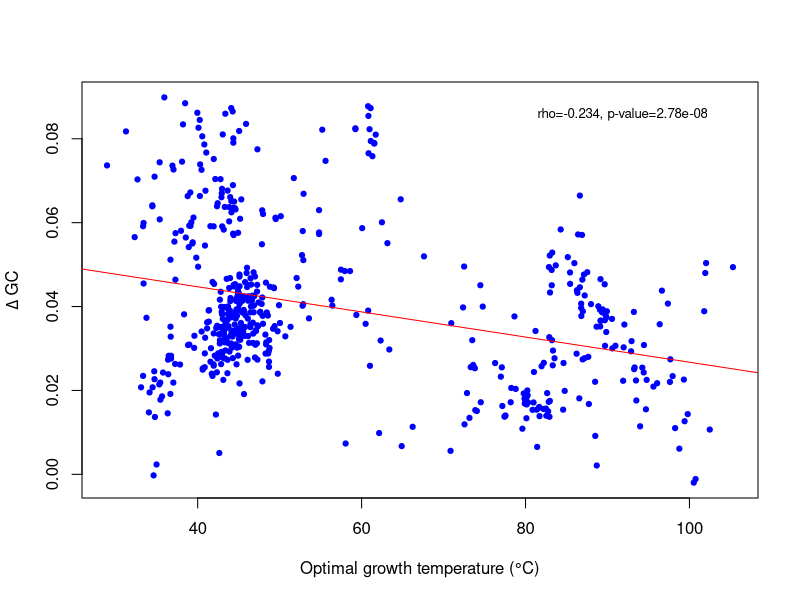

Recreate this plot in R.
#Figure 13

data1 <- read.csv("GC_all_prop.csv",header=T)
attach(data1)

Temp<-unlist(data1[2])
core.gc<-unlist(data1[5])

delta_core_f_10<-unlist(data1$Difference_between_core_and_first_10_codons_GC)

pdf("Fig13_Delta_Temp_GC.pdf")
plot(Temp,delta_core_f_10,pch=19,cex=0.7,xlab="Optimal growth temperature (°C)",ylab=expression(Delta ~ "GC"),col="blue")
par(pty="s")
abline(lm(delta_core_f_10~Temp),col="red")
ct<-cor.test(delta_core_f_10,Temp,method="spearman")

ct.p<-ct$p.value
ct.rho<-ct$estimate

#Significant figures
ctrho <- signif(ct.rho, digits =3)
ctp <- signif(ct.p, digits =3)

txt<-paste("rho=",ctrho,", p-value=",ctp,sep="")
mtext(txt,side=3,adj=0.9,line=-2,cex=0.8)
dev.off()


